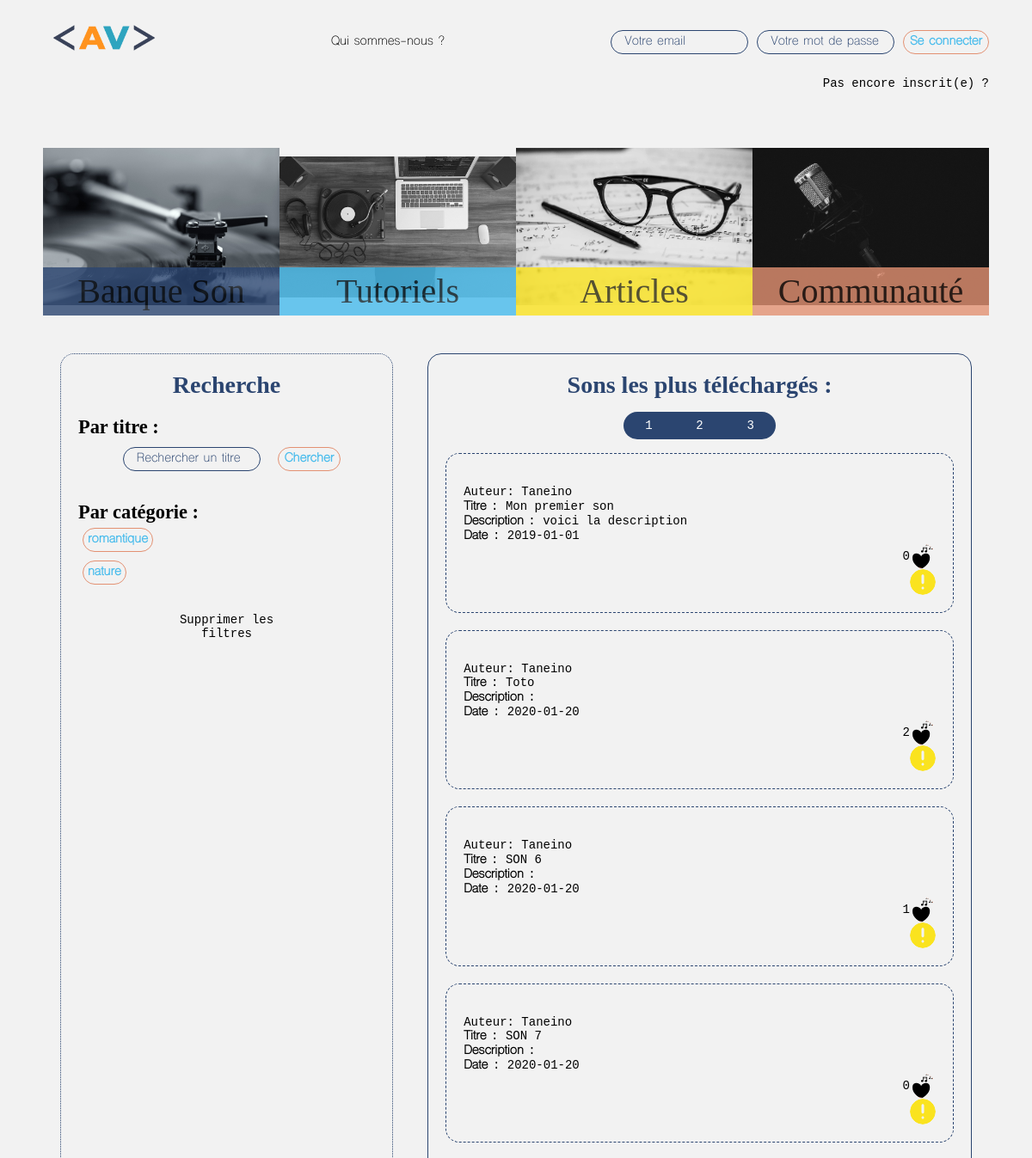
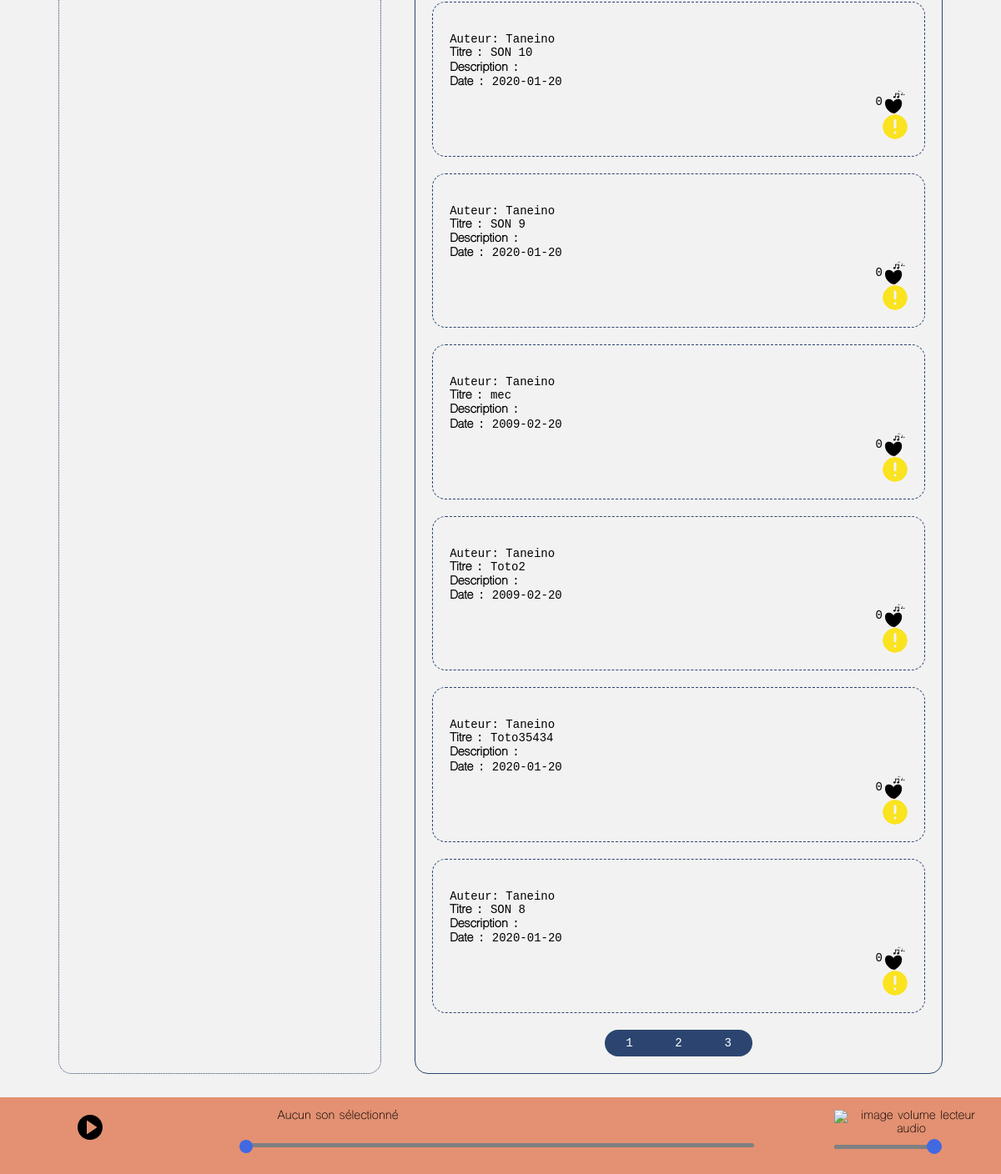
The page / on the database its author committed (2 pictures, top to bottom).
### tables this page shows
CREATE TABLE IF NOT EXISTS `son_categorie` (
  `id` int(11) NOT NULL AUTO_INCREMENT,
  `categorie_name` varchar(255) NOT NULL,
  PRIMARY KEY (`id`)
);

CREATE TABLE IF NOT EXISTS `son` (
  `id` int(11) NOT NULL AUTO_INCREMENT,
  `lien_upload` varchar(255) NOT NULL,
  `titre` varchar(255) NOT NULL,
  `description` varchar(255) NOT NULL,
  `idCreateur` int(11) NOT NULL,
  `date_publi` date NOT NULL,
  `id_son_categorie` int(11) NOT NULL,
  `nb_telechargements` int(11) NOT NULL,
  PRIMARY KEY (`id`)
);

CREATE TABLE IF NOT EXISTS `user` (
  `id` int(11) NOT NULL AUTO_INCREMENT,
  `pseudo` varchar(255) NOT NULL,
  `nom` varchar(255) DEFAULT NULL,
  `prenom` varchar(255) DEFAULT NULL,
  `avatar` varchar(255) DEFAULT 'avatar_default.JPG',
  `email` varchar(255) NOT NULL,
  `password` varchar(255) NOT NULL,
  `sexe` varchar(255) DEFAULT NULL,
  `anniversaire` date DEFAULT NULL,
  `region` varchar(255) DEFAULT NULL,
  `pays` varchar(255) DEFAULT NULL,
  `statut` varchar(255) NOT NULL DEFAULT '1',
  `created_at` date NOT NULL,
  `temps_connexion` time DEFAULT '00:00:00',
  `nb_telechargements` int(11) NOT NULL DEFAULT '0',
  `points` int(11) NOT NULL DEFAULT '0',
  PRIMARY KEY (`id`)
);

### assets/divers/functions_library.php (the view, shortened to what this page needs)
<?php
function getUserInfo($id) {
    global $pdo;
    $sql = "select * from user where id=?";
    $query = $pdo->prepare($sql);
    $query->execute(array($id));
    $user = $query->fetch();
    return $user;
}
function checkLikes($id_user,$id_contenu){
    global $pdo;
    $sql = "SELECT * FROM likes WHERE (id_user=? AND id_contenu=?)";
    $query = $pdo->prepare($sql);
    $query->execute(array($id_user,$id_contenu));
    $result = $query->fetch();
    return $result;
}
function countLikes($id_contenu){
    global $pdo;
    $sql = "SELECT * FROM likes WHERE id_contenu=?";
    $query = $pdo->prepare($sql);
    $query->execute(array($id_contenu));
    $total = 0;
    while ($result = $query->fetch()) {
        $total = $total +1;
    }
    return $total;
}
function AfficheSoundItem($result){
    if ($_SESSION ) {
        $idSession = $_SESSION['id'];
    } else {
        $idSession = 0;
    }
    echo "<div class='sound_item'>";
    echo "<br/>Auteur: <a href='index.php?action=profil&id=".$result['idCreateur']."'>" . getUserInfo($result['idCreateur'])['pseudo']. "</a>" ;
    echo "<br/><span class='sound_item_titre'><span class='entete'>Titre </span> : ".$result['titre']."</span><br />";
    echo "<span class='entete'>Description </span> : ".$result['description']."<br />";
    echo "<span class='sound_item_date'><span class='entete'>Date </span> : ".$result['date_publi']."</span>";
    echo"<br/>";
    $totalLikes = countLikes($result['id']);
    $resultLike = checkLikes($idSession,$result['id']);
    if ($resultLike == false) {
        $style = "style='background-color:black'";
    } else {
        $style = "style='background-color:red'";
    }
    echo "<div class='sound_item_likes'>";
        echo "<form class='likesForm' method='POST' action='?action=like'>";
            echo "<input type='submit' name='like' value='' class='postMsg likes'" . $style . " >";
        echo "</form>";
        echo "<div class='nb_likes'>" . $totalLikes."</div>";
        echo"</div>";
        echo "<div class='sound_item_controls'>";
        echo "<form class='formReport' method='POST' action='?action=soundReport'>";
            echo "<input type='submit' name='reportsound' value='' class='reportsound'>";
        echo "</form>";
        echo "<form class='downloadForm' method='POST' action='?action=downloadSound'>";
            echo "<input type='submit' name='downloadsound' value='' class='downloadsound'>";
        echo "</form>";
        echo "<button class='btn_lecture'>";
        echo "</div>";
    echo "</div>";
}
function AffichePageLimit($offset, $limit) {
    global $pdo;
    $contenu = "SELECT * FROM son LIMIT $offset, $limit";
    $query_contenu = $pdo->prepare($contenu);
    $query_contenu->execute();
    while ($result = $query_contenu->fetch()) {
        afficheSoundItem($result);
    }
}
function AfficheNbPage($nb_sons){
    $nb_page = ($nb_sons / 10);
    echo "<div id='wrapper_nb_page'>";
    for($i=1; $i<=$nb_page;$i++){
        echo "<a class='numero_page' href='?action=son&p=".$i."'>$i</a>";
    }
    echo"</div>";
}
?>

### vues/sound/filter_view.php (shortened to what this page needs)
<section id="filtre_sidebar">
    <h2>Recherche</h2>
    <section id="filtres_recherche">
        <h3>Par titre :</h3>
    <form id='form_sound_search' method="post" action="?action=soundFilterSearch">
        <input required type="text" id="champ_filter" name="champ_filter" placeholder="Rechercher un titre">
        <input type="submit" value='Chercher' name="sound_search_submit" id="sound_search_submit">
    </form>
    </section>
    <section id="filtres_categories">
        <h3>Par catégorie :</h3>
        <?php
            $sql = "SELECT categorie_name FROM son_categorie WHERE id IN (SELECT id_son_categorie FROM son)";
            $query = $pdo->prepare($sql);
            $query->execute();
            while ($result = $query->fetch()) {
                echo "<form class='form_sound_search2' method='post' action='?action=soundFilter'>";
                echo "<input type='submit' class='categorie_name' value='" . $result['categorie_name'] . "'><br/>";
                echo "</form>";
            }
        ?>
    </section>
    <a id="del_filtres" href='?action=son'>Supprimer les filtres</a>
</section>

### assets/css/style.css (style rules this page uses)
html { scroll-behavior: smooth; }
* { margin: 0; padding: 0; box-sizing: border-box; font-size: 14px; }
:root { --titre-color: brown; --sous-titre-color: brown; --contenu-color: brown; --titre-size: brown; --sous-titre-size: brown; --contenu-size: brown; }
body { background-color: #F2F2F2; margin: 0; scroll-behavior: smooth; overflow-y: scroll; }
#wrapper_nb_page { background-color: #2b4570; display: flex; flex-direction: row; width: 30%; margin: auto; -webkit-border-radius: 12pt; -moz-border-radius: 12pt; border-radius: 12pt; }
#wrapper_nb_page .numero_page { color: white; margin: auto; padding: 8px; cursor: pointer; }

### assets/css/general.css (style rules this page uses)
body { font-size: 16px; text-align: justify; font-family: "Courier"; padding-bottom: 100px; }
input { font-family: "Courier"; }
a { text-decoration: none; color: black; }
h1,h2,h3,h4,h5,h6 { font-family: "Titre"; }
h2 { font-size : 2rem; }
h3 { font-size : 1.6rem; }
input[type="text"] { font-family: "Menu"; background: transparent; border: 1px solid #2b4570; padding: 5px; -webkit-border-radius: 12pt; -moz-border-radius: 12pt; border-radius: 12pt; margin: auto; }
input[type="text"]::placeholder { color: #2b4570; padding-left: 10px; }
input[type="submit"] { font-family: "Menu"; color: #46bbec; background: transparent; border: 1px solid #e39172; padding: 5px 7px; -webkit-border-radius: 12pt; -moz-border-radius: 12pt; border-radius: 12pt; font-weight: bold; margin: auto; }
input[type="submit"].reportsound { background-color: #fae31f; border-color: #fae31f; }
button { font-family: "Menu"; color: #46bbec; background: transparent; border: 1px solid #e39172; padding: 5px 7px; -webkit-border-radius: 12pt; -moz-border-radius: 12pt; border-radius: 12pt; font-weight: bold; }
button.btn_lecture { background-color: #46bbec; border-color: #46bbec; }
.register h1, h3 { margin-bottom: 5px; margin-top: 5px; }

### assets/css/sound_page.css (style rules this page uses)
#wrapper_filtre h2 { text-align: center; color: #2b4570; margin-bottom: 15px; }
#wrapper_filtre h3 { margin-bottom: 0px; }
#filtres_recherche h3 { font-size: 1.6rem; font-weight: bold; }
#filtre_sidebar { width: 100%; //height: 80vh; display: flex; flex-direction: column; justify-content: start; }
#del_filtres { padding: 8px; text-align: center; width: 50%; margin: 20px auto 30px auto; }
#form_sound_search { display: flex; flex-direction: row; justify-content: flex-end; text-align: center; margin-bottom: 20px; }
#champ_filter { margin: 10px; }
#filtres_categories h3 { font-size: 1.6rem; font-weight: bold; }
#sound_search_submit { margin: 10px; margin-right: 40px; }
#filtres_categories form.form_sound_search2 input[type=submit] { font-size: 1rem; padding:5px; margin:5px; text-align: center; }
.form_sound_search2 { display: flex; flex-direction: row; justify-content: space-between; }
.entete { font-weight: bold; font-family: "Menu"; }
.sound_item_likes { display: flex; flex-direction: row-reverse; }
.nb_likes { margin-top:auto; margin-bottom: auto; }
.likes { background-repeat: no-repeat; width: 30px; height: 30px; -webkit-mask-image: url(../img/love-song.svg); mask-image: url(../img/love-song.svg); }
.reportsound { background-color: red; background-repeat: no-repeat; width: 30px; height: 30px; -webkit-mask-image: url(../img/report-button.svg); mask-image: url(../img/report-button.svg); }
.downloadsound { background-repeat: no-repeat; width: 30px; height: 30px; -webkit-mask-image: url(../img/download.svg); mask-image: url(../img/download.svg); }
.btn_lecture { background-repeat: no-repeat; width: 30px; height: 30px; -webkit-mask-image: url(../img/play-button.svg); mask-image: url(../img/play-button.svg;); }
.sound_item { width: 100%; height: auto; border: 1px dashed #2b4570; padding: 20px; border-radius: 12pt; margin-bottom: 20px; }
.sound_item_controls { display: flex; flex-direction: row-reverse; justify-content: space-between; }

### assets/css/tutos.css (style rules this page uses)
input[type='submit'] { display: flex; flex-direction: row; justify-content: flex-start; }

### rows shown on the page
son_categorie: categorie_name "romantique"
son_categorie: categorie_name "nature"
son: idCreateur.pseudo "Taneino", titre "Mon premier son", description "voici la description", date_publi "2019-01-01", totalLikes "0"
son: idCreateur.pseudo "Taneino", titre "Toto", date_publi "2020-01-20", totalLikes "2"
son: idCreateur.pseudo "Taneino", titre "SON 6", date_publi "2020-01-20", totalLikes "1"
son: idCreateur.pseudo "Taneino", titre "SON 7", date_publi "2020-01-20", totalLikes "0"
son: idCreateur.pseudo "Taneino", titre "SON 10", date_publi "2020-01-20", totalLikes "0"
son: idCreateur.pseudo "Taneino", titre "SON 9", date_publi "2020-01-20", totalLikes "0"
son: idCreateur.pseudo "Taneino", titre "mec", date_publi "2009-02-20", totalLikes "0"
son: idCreateur.pseudo "Taneino", titre "Toto2", date_publi "2009-02-20", totalLikes "0"
son: idCreateur.pseudo "Taneino", titre "Toto35434", date_publi "2020-01-20", totalLikes "0"
son: idCreateur.pseudo "Taneino", titre "SON 8", date_publi "2020-01-20", totalLikes "0"
